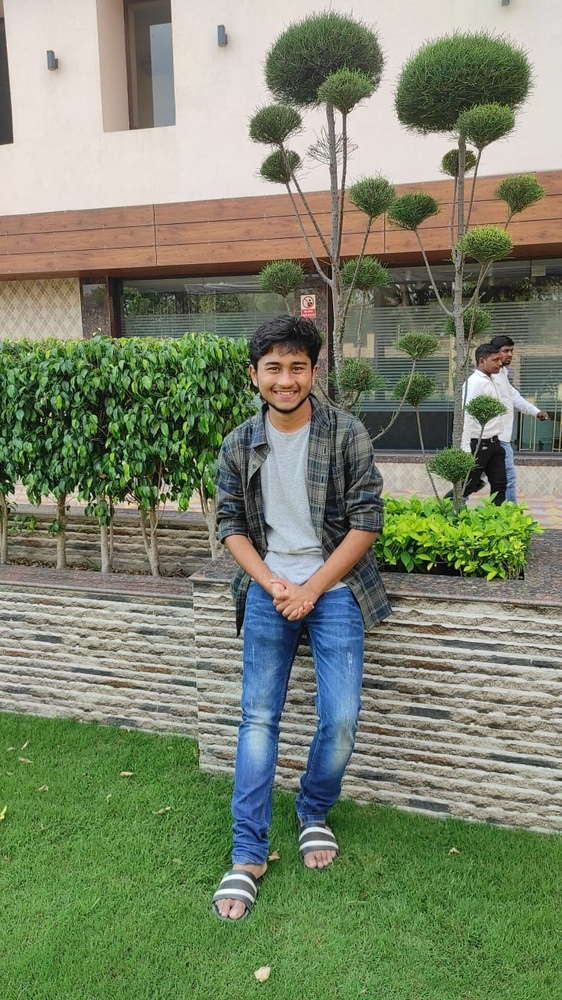
#> input picture DIP/profile pic.jpg, 562 x 1000 px, shrunk from 756 x 1344 before the run, found by its file name
$ python histogram_analysis.py
#> lines starting #> are read from the running program, lines starting #| are printed output that depends on the picture
import cv2
import numpy as np
import matplotlib.pyplot as plt
import os

# Define paths
image_path = r'c:\Users\pathi\OneDrive\Desktop\DIP\profile pic.jpg'
output_dir = r'c:\Users\pathi\OneDrive\Desktop\DIP\intensity_transformations'
output_file = os.path.join(output_dir, 'histogram_analysis_output.png')

# Load image
img = cv2.imread(image_path, 0) # Load as grayscale for intensity analysis
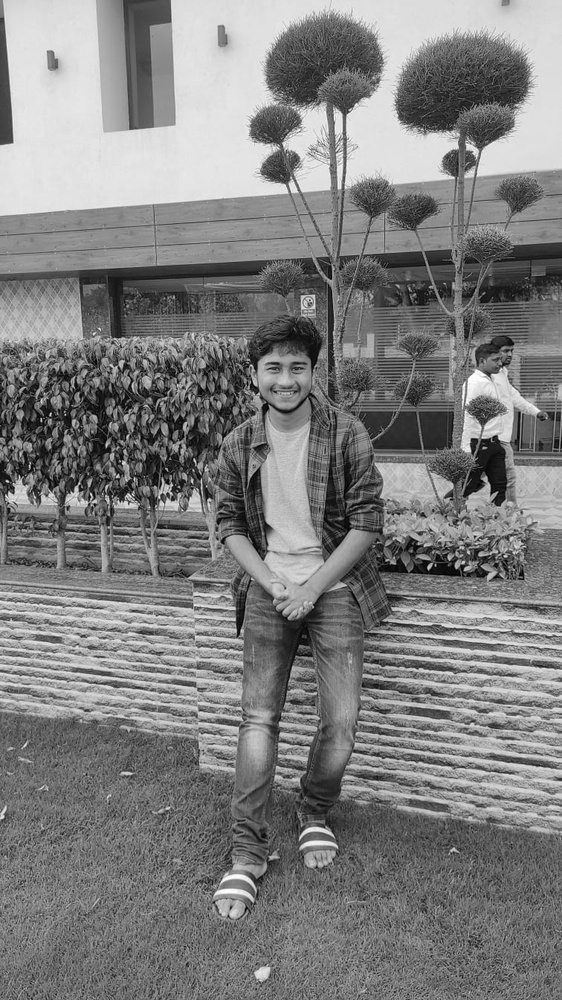
#> img: shape (1000, 562); min 0, max 255, mean 126.8
if img is None:
    print(f"Error: Could not load image from {image_path}")
    exit()

# Calculate Histogram
hist = cv2.calcHist([img], [0], None, [256], [0, 256])
#> hist = 256 values, max 7709 at index 226, min 9 at index 255, mean 2195.3

# Plot
plt.figure(figsize=(12, 6))

plt.subplot(1, 2, 1)
plt.title("Original Image (Grayscale)")
plt.imshow(img, cmap='gray')
plt.axis('off')

plt.subplot(1, 2, 2)
plt.title("Intensity Histogram")
plt.xlabel("Pixel Intensity")
plt.ylabel("Frequency")
plt.plot(hist)
plt.xlim([0, 256])

# Save and show
plt.savefig(output_file)
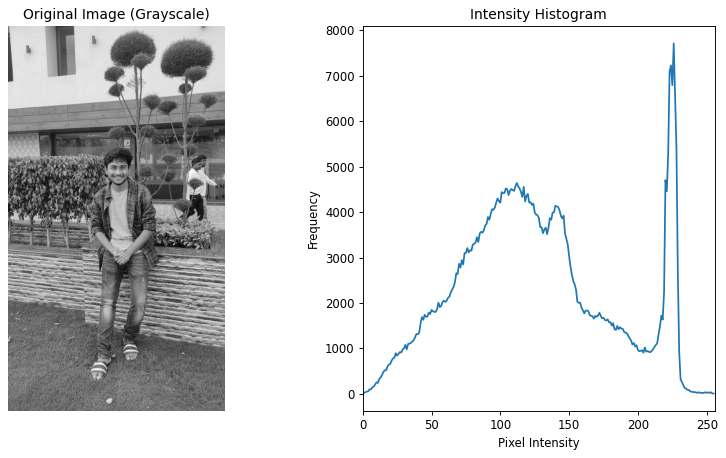
#> figure drawn by matplotlib, 2 panels; panel 2: curve peaks at x = 226, y = 7709
print(f"Histogram analysis saved to {output_file}")
# plt.show() # Commented out for batch execution
